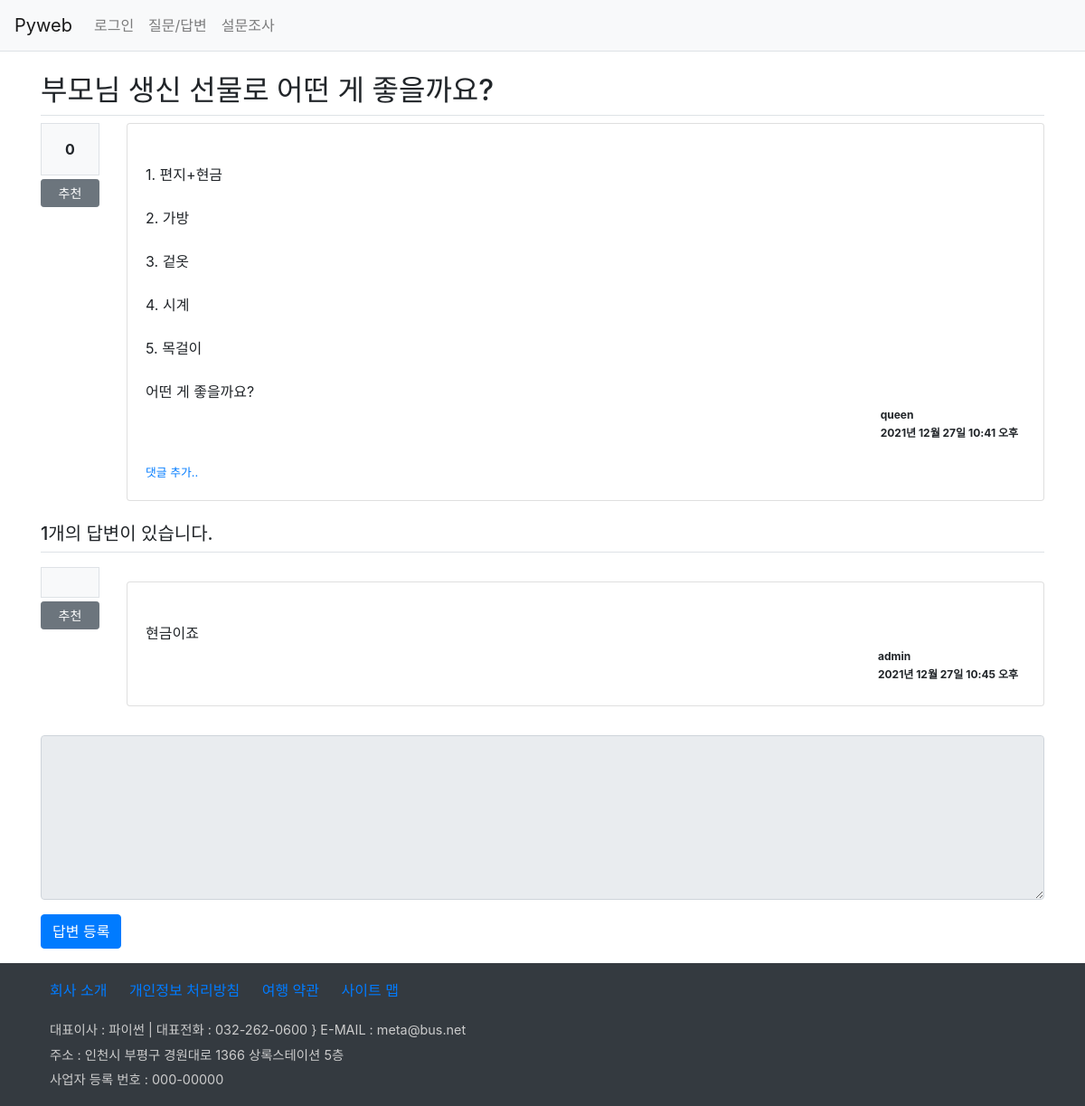
/board/46/, run on an earlier commit of the app's database.
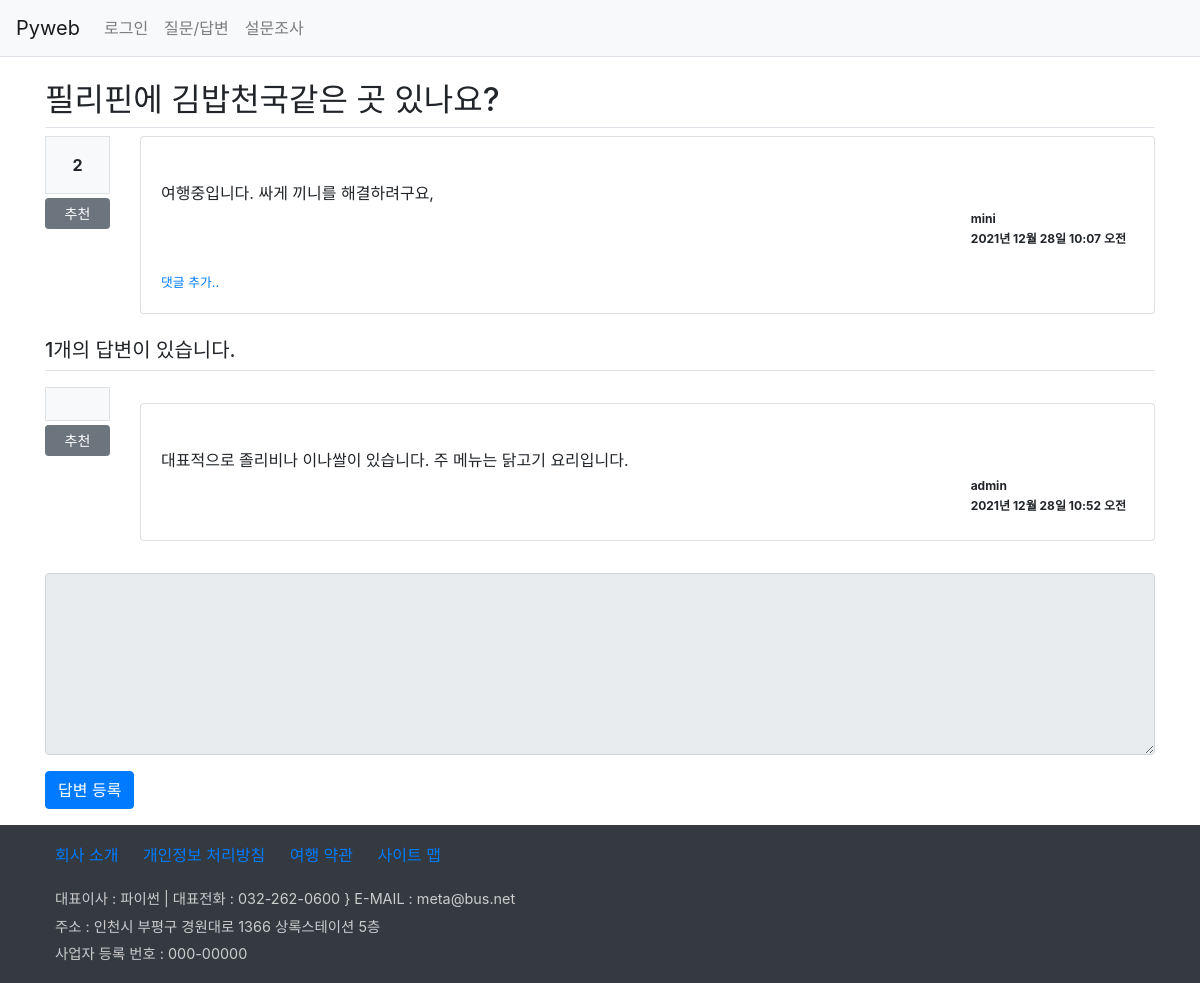
And on a later commit of the database.
### board/models.py (models this page shows, shortened)
class Question(models.Model):
    author = models.ForeignKey(User, on_delete=models.CASCADE, related_name='author_question')
    subject = models.CharField(max_length=100)  #제목 칼럼
    content = models.TextField()                #질문 내용
    create_date = models.DateTimeField()        #질문 작성일
    modify_date = models.DateTimeField(null=True, blank=True)  #질문 수정일
    voter = models.ManyToManyField(User, related_name='voter_question')        #추천수

class Answer(models.Model):
    author = models.ForeignKey(User, on_delete=models.CASCADE)
    question = models.ForeignKey(Question, on_delete=models.CASCADE) #외래키, 제목
    content = models.TextField()          #답변 내용
    create_date = models.DateTimeField()  #답변 작성일
    modify_date = models.DateTimeField(null=True, blank=True)

### board/views.py (the view)
# urls.py: path('<int:question_id>/', views.detail, name='detail'),
def detail(request, question_id):
    question = get_object_or_404(Question, pk=question_id)
    return render(request, 'board/detail.html', {'question':question})

### templates/board/detail.html (shortened to what this page needs)
{% extends 'base.html' %}
{% block content %}
<div class="container my-3">
    <h2 class="border-bottom py-2">{{ question.subject }}</h2>
    <div class="row">
        <div class="col-1">
            <div class="bg-light text-center border font-weight-bolder p-3">
                {{ question.voter.count }}
            </div>
            <a href="#" data-uri="{% url 'board:vote_question' question.id %}"
               class="recommend btn btn-sm btn-secondary btn-block my-1">추천</a>
        </div>
        <div class="col-11">
        <div class="card">
            <div class="card-body">
                <div class="card-text" style="white-space:pre-line">
                    {{ question.content }}
                </div>
                <div class="d-flex justify-content-end">
                    <div class="badge bagde-light text-left p-2">
                        <div class="mb-2">{{ question.author }}</div>
                        <div>{{ question.create_date }}</div>
                    </div>
                </div>
                <div>
                    <a href="{% url 'board:comment_create_question' question.id %}"
                       class="small">댓글 추가..</a>
                </div>
            </div>
        </div>
        </div>
    </div>
    <h5 class="border-bottom my-3 py-2">
        {{ question.answer_set.count }}개의 답변이 있습니다.
    </h5>
    {% for answer in question.answer_set.all %}
    <div class="row my-3">
        <div class="col-1">
            <div class="bg-light text-center p-3 border font-weight-bolder mb-1">
            </div>
            <a href="#" data-uri="{% url 'board:vote_answer' answer.id %}"
               class="recommend btn btn-sm btn-secondary btn-block my-1">추천</a>
        </div>
    <div class="col-11">
        <div class="card my-3">
            <div class="card-body">
                <div class="card-text" style="white-space:pre-line">
                    {{ answer.content }}
                </div>
                <div class="d-flex justify-content-end">
                    <div class="badge bagde-light text-left p-2">
                        <div class="mb-2">{{ answer.author }}</div>
                        <div>{{ answer.create_date }}</div>
                    </div>
                </div>
            </div>
        </div>
    </div>
</div>
    {% endfor %}
    <form action="{% url 'board:answer_create' question.id %}" method="post">
        <div class="form-group">
            <textarea name="content" rows="7" cols="50" class="form-control"
                        {% if not user.is_authenticated %}
                            disabled
                        {% endif %}></textarea>
        </div>
        <input type="submit" value="답변 등록" class="btn btn-primary">
    </form>
</div>
{% endblock %}

What changed in the data, as far as the page shows it:
removed Answer: content "현금이죠", author "admin", create_date "2021년 12월 27일 10:45 오후"
changed Question: subject "부모님 생신 선물로 어떤 게 좋을까요?" → "필리핀에 김밥천국같은 곳 있나요?"; voter.count "0" → "2"; content "1. 편지+현금 2. 가방 3. 겉옷 4. 시계 5. 목걸이 어떤 게 좋을까요?" → "여행중입니다. 싸게 끼니를 해결하려구요,"; author "queen" → "mini"; create_date "2021년 12월 27일 10:41 오후" → "2021년 12월 28일 10:07 오전"
now on this page (row edited): Answer: content "대표적으로 졸리비나 이나쌀이 있습니다. 주 메뉴는 닭고기 요리입니다.", author "admin", create_date "2021년 12월 28일 10:52 오전"
